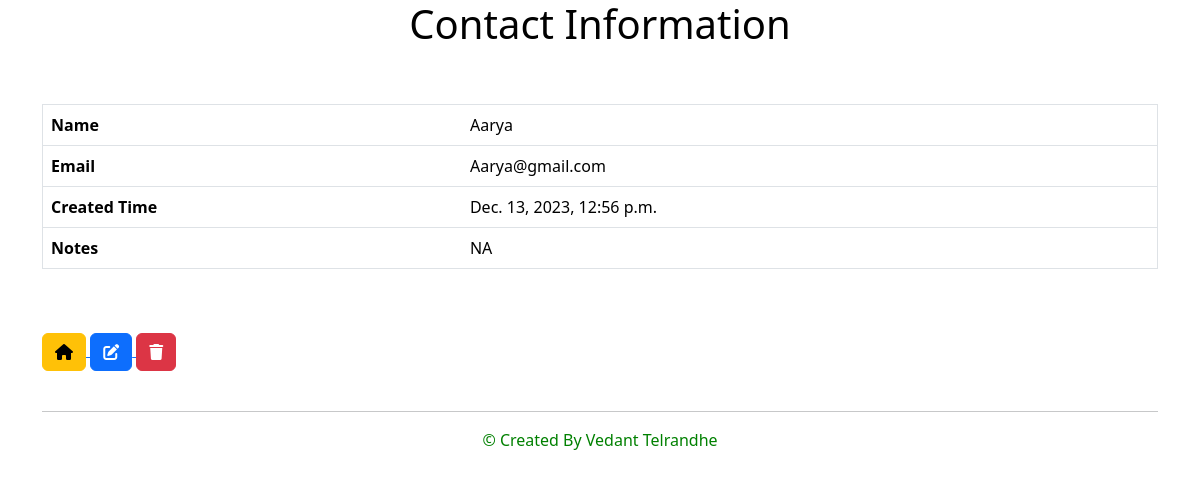
Page /viewDetails/5/ on the earlier database version.
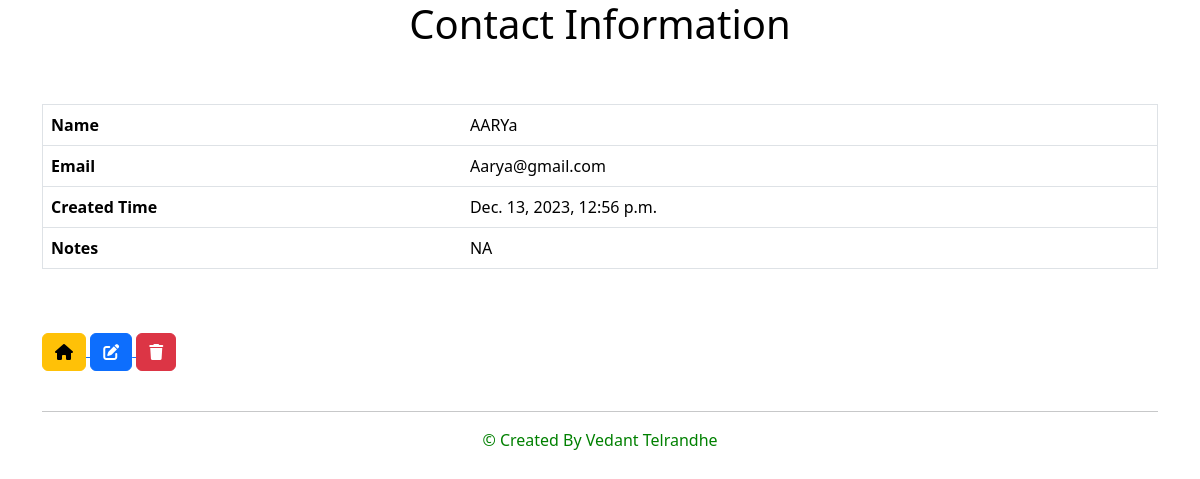
Same page on the later database version.
### ContactManagement/models.py (models this page shows, shortened)
class Contact(models.Model):
    id=models.IntegerField(primary_key=True)
    fullname = models.CharField(max_length=100, unique=True)
    emailId=models.EmailField(unique=True)
    notes = models.CharField(max_length=255, default='No notes')
    created_at = models.DateTimeField(auto_now_add=True)

### ContactManagement/views.py (the view)
# urls.py: path('viewDetails/<int:id>/', views.viewDetails, name="viewDetails")
def viewDetails(request, id):
    contact = get_object_or_404(Contact, pk=id)
    return render(request, 'viewDetails.html', {'contact': contact})

### ContactManagement/templates/viewDetails.html (shortened to what this page needs)
{% load static %}
<!DOCTYPE html>
<html lang="en">
<head>
    <link rel="stylesheet" href="https://cdnjs.cloudflare.com/ajax/libs/font-awesome/6.4.0/css/all.min.css">
    {% load bootstrap5 %}
    {% bootstrap_css %}
</head>
<body>
    <div class="container">
        <h1 style="color:Black;">Contact Information</h1>
        <br><br>
        <table id="customers" class="table" border="1">
            <thead class="thead-dark">
                <tr>
                    <th>Name</th>
                    <td> {{ contact.fullname }} </td>
                </tr>
                <tr>
                    <th>Email</th>
                    <td>{{ contact.emailId }}</td>
                </tr>
                <tr>
                    <th>Created Time</th>
                    <td>{{ contact.created_at }}</td>
                </tr>
                <tr>
                    <th>Notes</th>
                    <td>{{ contact.notes }}</td>
                </tr>
            </thead>
        </table>
        <br><br>
        <a href="{% url 'index' %}">
            <button id="new3" class="btn btn-warning">
                <i class="fas fa-home"></i>
            </button>
        </a>
        <a href="{% url 'updateContact' contact.id %}">
            <button class="btn btn-primary icon-btn">
                <i class="fas fa-edit"></i>
            </button>
        </a>
        <a href="{% url 'deleteContact' contact.id %}">
            <button class="btn btn-danger icon-btn">
                <i class="fas fa-trash"></i>
            </button>
        </a>
        <footer class="pt-4">
            <hr />
            <p class="text-center" style="color:Green;" >&copy;&nbsp;Created By Vedant Telrandhe</p>
        </footer>
    </div>
</body>
</html>

Differences in the rows shown:
changed Contact "Aarya@gmail.com": fullname "Aarya" → "AARYa"
